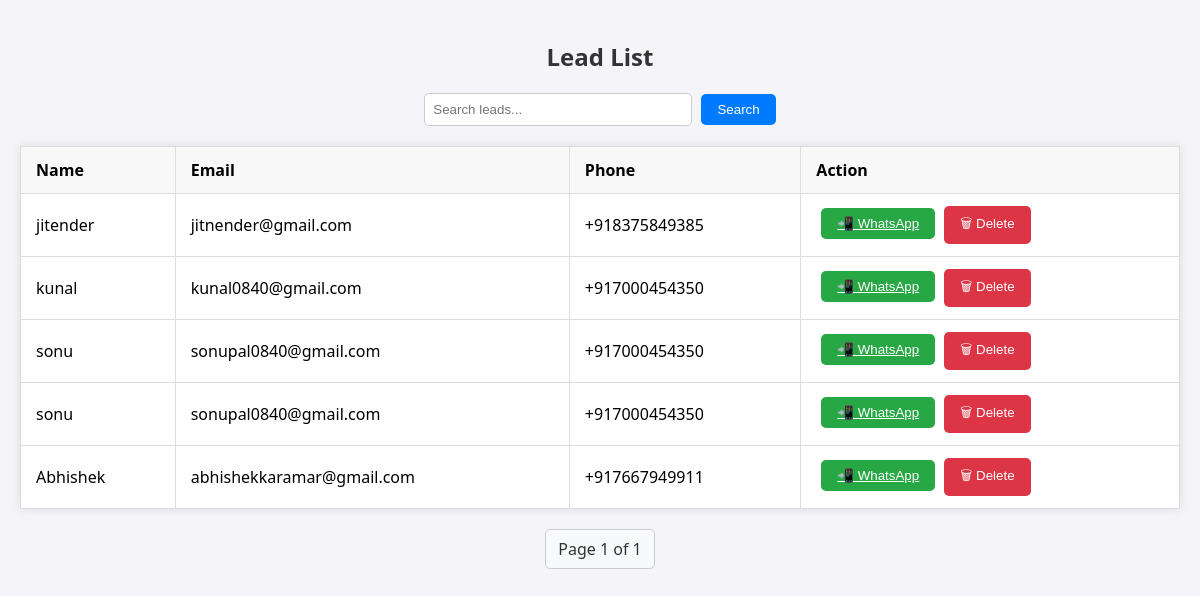
The page /leads/ on the database as committed earlier.
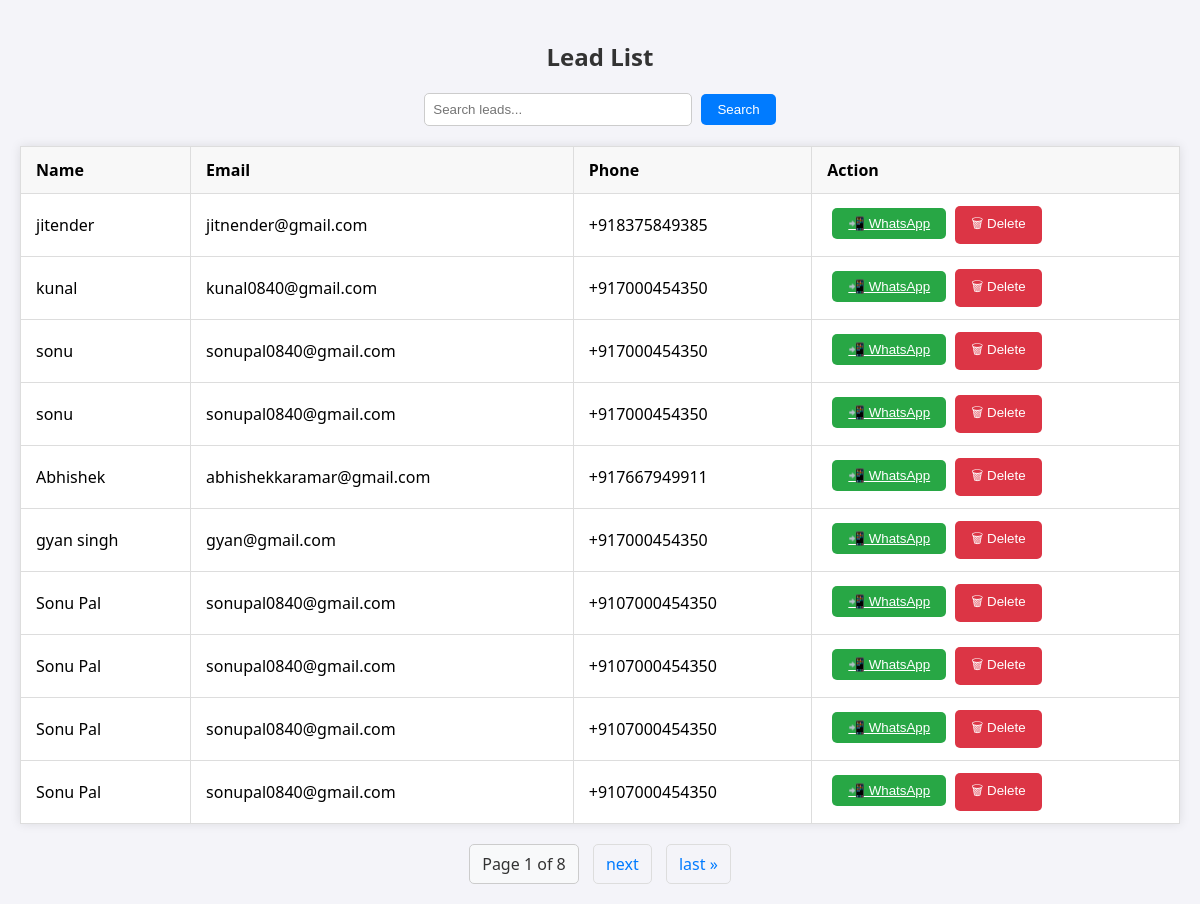
The same page on the database as committed later.
### leads/models.py (models this page shows, shortened)
class Lead(models.Model):
    name = models.CharField(max_length=100)
    email = models.EmailField()
    phone = models.CharField(max_length=15)
    interest = models.CharField(max_length=100)
    score = models.IntegerField(default=0)
    segment = models.CharField(max_length=50, blank=True, null=True)
    timestamp = models.DateTimeField(default=timezone.now)  # Timestamp field for when the lead is created

### leads/views.py (the view)
# urls.py: path('leads/', views.lead_list, name='lead_list'),
def lead_list(request):
    leads = Lead.objects.all()
    query = request.GET.get('q')
    if query:
        leads = leads.filter(
            Q(name__icontains=query) |
            Q(email__icontains=query) |
            Q(segment__icontains=query)
        )
    paginator = Paginator(leads, 10)
    page_number = request.GET.get('page')
    page_obj = paginator.get_page(page_number)
    return render(request, 'lead_list.html', {'page_obj': page_obj})

### templates/lead_list.html (shortened to what this page needs)
{% load static %}
<!DOCTYPE html>
<html lang="en">
<head>
    <link rel="stylesheet" href="{% static 'css/lead_list.css' %}">
</head>
<body>
    <div class="container">
        <h2>Lead List</h2>
        <form method="get" class="search-form">
            <input type="text" name="q" placeholder="Search leads..." value="{{ request.GET.q }}">
            <button type="submit" class="btn">Search</button>
        </form>
        <table class="lead-table">
            <thead>
                <tr>
                    <th>Name</th>
                    <th>Email</th>
                    <th>Phone</th>
                    <th>Action</th>
                </tr>
            </thead>
            <tbody>
                {% for lead in page_obj %}
                <tr>
                    <td>{{ lead.name }}</td>
                    <td>{{ lead.email }}</td>
                    <td>{{ lead.phone }}</td>
                    <td>
                        <form method="post" action="{% url 'send_whatsapp_message' lead.id %}" style="display:inline;">
                            <button type="submit" class="btn btn-success"><a href="https://wa.me/{{ lead.phone|urlencode }}?text=Hello%20{{ lead.name }},%20thank%20you%20for%20your%20interest!"
                                class="btn btn-success"
                                target="_blank">
                                📲 WhatsApp
                             </a></button>
                        </form>
                        <form method="post" action="{% url 'delete_lead' lead.id %}" style="display:inline;">
                            <button type="submit" class="btn btn-danger">🗑 Delete</button>
                        </form>
                    </td>
                </tr>
                {% empty %}
                <tr><td colspan="6">No leads found.</td></tr>
                {% endfor %}
            </tbody>
        </table>
        <div class="pagination">
            <span>Page {{ page_obj.number }} of {{ page_obj.paginator.num_pages }}</span>
            {% if page_obj.has_next %}
                <a href="?page={{ page_obj.next_page_number }}">next</a>
                <a href="?page={{ page_obj.paginator.num_pages }}">last &raquo;</a>
            {% endif %}
        </div>
    </div>
</body>
</html>

Rows that differ between the two databases and show on the page:
added Lead: name "gyan singh", email "gyan@gmail.com", phone "+917000454350"
added Lead: name "Sonu Pal", email "sonupal0840@gmail.com", phone "+9107000454350"
added Lead: name "Sonu Pal", email "sonupal0840@gmail.com", phone "+9107000454350"
added Lead: name "Sonu Pal", email "sonupal0840@gmail.com", phone "+9107000454350"
added Lead: name "Sonu Pal", email "sonupal0840@gmail.com", phone "+9107000454350"
Other text that changed with them:
{{ page_obj.paginator.num_pages }}: "1" → "8"
text now shown: "next last »"
